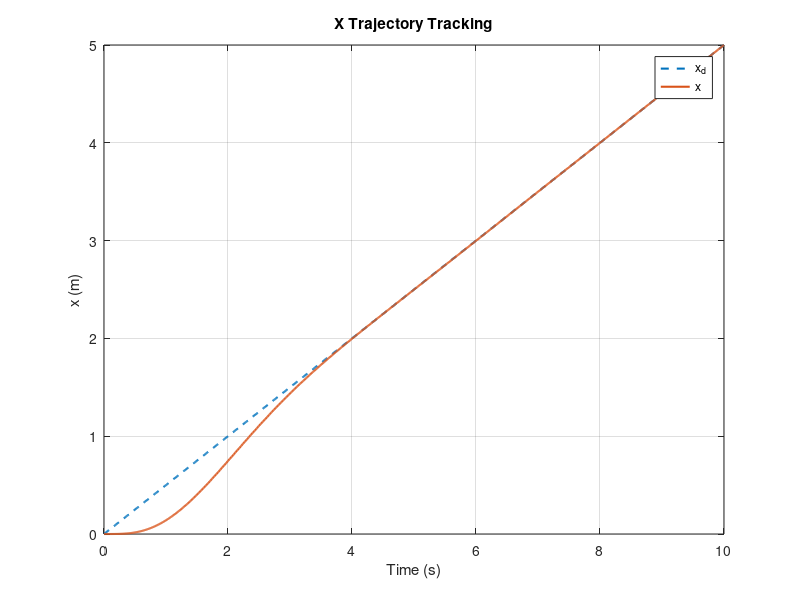
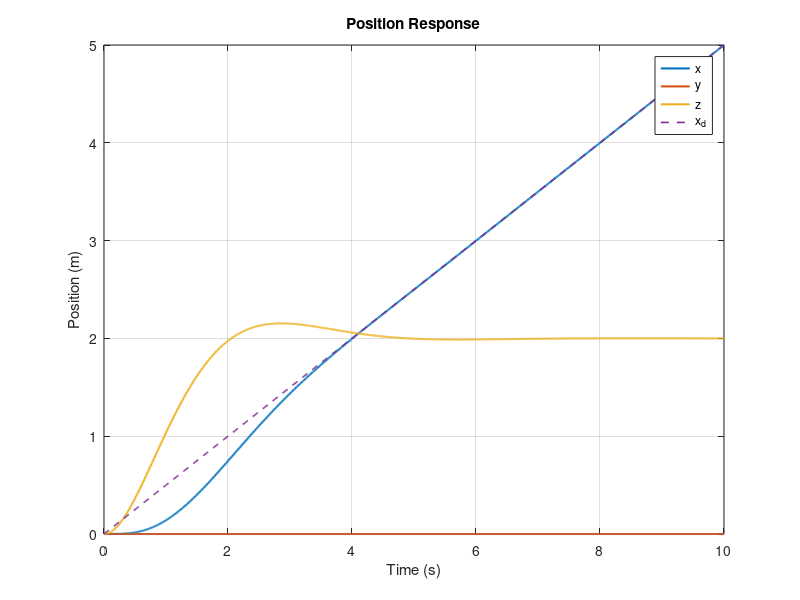
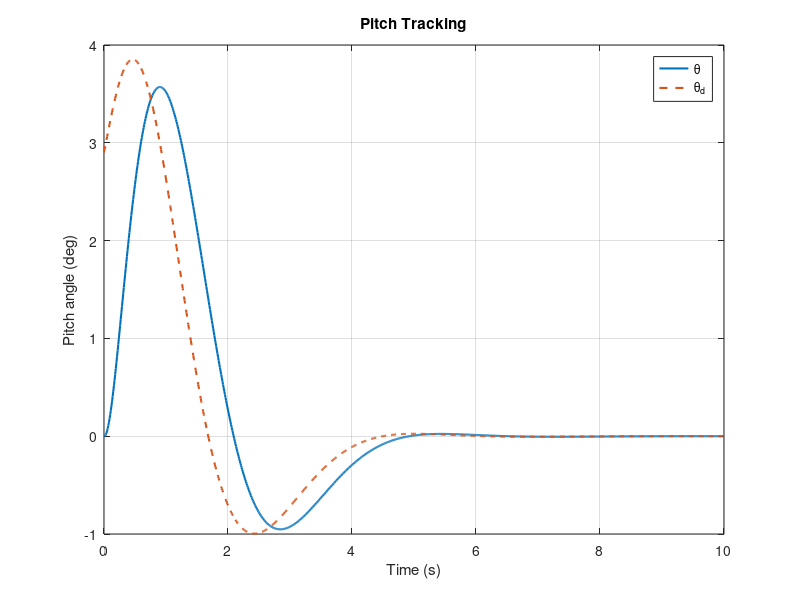
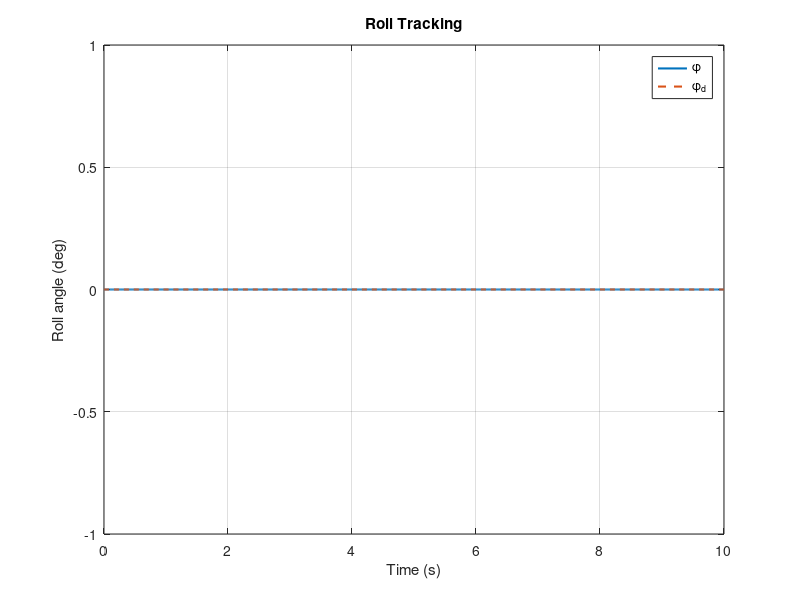

Recreate these plots in MATLAB, in order.
clc;
clear;
close all;

% Straight-line trajectory tracking with cascaded position/attitude control.

%% =========================
%  1. 基本参数
%  =========================

m = 0.65;              % 无人机质量 kg
g = 9.81;              % 重力加速度 m/s^2

Jx = 0.02;
Jy = 0.02;
Jz = 0.04;

J = diag([Jx Jy Jz]);  % 转动惯量矩阵


%% =========================
%  2. 仿真时间
%  =========================

dt = 0.01;
t_end = 10;

t = 0:dt:t_end;
N = length(t);


%% =========================
%  3. 期望轨迹
%  =========================

% x方向匀速运动
xd = 0.5 * t;

% y方向不动
yd = 0;

% 高度保持2 m
zd = 2;

% 期望速度
vxd = 0.5;
vyd = 0;
vzd = 0;


%% =========================
%  4. 位置外环增益
%  =========================

Kpx = 0.8;
Kdx = 1.4;

Kpy = 0.8;
Kdy = 1.4;

Kpz = 2.0;
Kdz = 1.8;


%% =========================
%  5. 姿态内环增益
%  =========================

Kp_phi = 0.4;
Kd_phi = 0.15;

Kp_theta = 0.4;
Kd_theta = 0.15;

Kp_psi = 0.3;
Kd_psi = 0.12;


%% =========================
%  6. 初始化状态
%  =========================

% 位置
x = zeros(size(t));
y = zeros(size(t));
z = zeros(size(t));

% 速度
vx = zeros(size(t));
vy = zeros(size(t));
vz = zeros(size(t));

% 欧拉角
phi   = zeros(size(t));
theta = zeros(size(t));
psi   = zeros(size(t));

% 机体系角速度
p = zeros(size(t));
q = zeros(size(t));
r = zeros(size(t));


%% =========================
%  7. 初始化控制变量
%  =========================

% 外环给出的 commanded acceleration
ax_c = zeros(size(t));
ay_c = zeros(size(t));
az_c = zeros(size(t));

% 期望姿态
phi_d   = zeros(size(t));
theta_d = zeros(size(t));
psi_d   = zeros(size(t));

% 总推力
T = zeros(size(t));

% 控制力矩
tau_x = zeros(size(t));
tau_y = zeros(size(t));
tau_z = zeros(size(t));


%% =========================
%  8. 姿态角限制
%  =========================

angle_max = deg2rad(20);


%% =========================
%  9. 主循环
%  =========================

for k = 1:N-1

    %% --------------------------------
    %  A. 位置误差
    %  ---------------------------------

    ex = xd(k) - x(k);
    ey = yd    - y(k);
    ez = zd    - z(k);


    %% --------------------------------
    %  B. 速度误差
    %  ---------------------------------

    evx = vxd - vx(k);
    evy = vyd - vy(k);
    evz = vzd - vz(k);


    %% --------------------------------
    %  C. 位置外环
    %
    %  位置误差 + 速度误差
    %  -> commanded acceleration
    %  ---------------------------------

    ax_c(k) = Kpx*ex + Kdx*evx;

    ay_c(k) = Kpy*ey + Kdy*evy;

    az_c(k) = Kpz*ez + Kdz*evz;


    %% --------------------------------
    %  D. commanded acceleration
    %     -> 期望推力矢量
    %  ---------------------------------

    A_c = sqrt( ax_c(k)^2 ...
              + ay_c(k)^2 ...
              + (g + az_c(k))^2 );


    %% --------------------------------
    %  E. 总推力
    %  ---------------------------------

    T(k) = m * A_c;


    %% --------------------------------
    %  F. 推力矢量 -> 期望姿态
    %
    %  当前仍然假设 psi_d = 0
    %  ---------------------------------

    theta_d(k) = atan2( ax_c(k), ...
                        g + az_c(k) );

    phi_d(k) = -asin( ay_c(k) / A_c );

    psi_d(k) = 0;


    %% --------------------------------
    %  G. 限制期望roll / pitch
    %  ---------------------------------

    theta_d(k) = max(min(theta_d(k), angle_max), ...
                     -angle_max);

    phi_d(k) = max(min(phi_d(k), angle_max), ...
                   -angle_max);


    %% --------------------------------
    %  H. 姿态误差
    %  ---------------------------------

    e_phi   = phi_d(k)   - phi(k);
    e_theta = theta_d(k) - theta(k);
    e_psi   = psi_d(k)   - psi(k);


    %% --------------------------------
    %  I. 姿态内环 PD
    %
    %  期望姿态 -> 控制力矩
    %  ---------------------------------

    tau_x(k) = Kp_phi * e_phi ...
             - Kd_phi * p(k);

    tau_y(k) = Kp_theta * e_theta ...
             - Kd_theta * q(k);

    tau_z(k) = Kp_psi * e_psi ...
             - Kd_psi * r(k);


    %% =================================
    %  下面开始进入 Week 6 的
    %  无人机动力学模型
    %  =================================


    %% --------------------------------
    %  J. 当前角速度
    %  ---------------------------------

    omega = [p(k);
             q(k);
             r(k)];


    %% --------------------------------
    %  K. 当前控制力矩
    %  ---------------------------------

    tau = [tau_x(k);
           tau_y(k);
           tau_z(k)];


    %% --------------------------------
    %  L. 刚体旋转动力学
    %
    %  J*omega_dot
    %  + omega × (J*omega)
    %  = tau
    %  ---------------------------------

    omega_dot = J \ ...
        (tau - cross(omega, J*omega));


    %% --------------------------------
    %  M. 更新角速度
    %  ---------------------------------

    p(k+1) = p(k) + omega_dot(1)*dt;
    q(k+1) = q(k) + omega_dot(2)*dt;
    r(k+1) = r(k) + omega_dot(3)*dt;


    %% --------------------------------
    %  N. Euler角运动学矩阵 E
    %  ---------------------------------

    phi_k   = phi(k);
    theta_k = theta(k);

    E = [1, ...
         sin(phi_k)*tan(theta_k), ...
         cos(phi_k)*tan(theta_k);

         0, ...
         cos(phi_k), ...
        -sin(phi_k);

         0, ...
         sin(phi_k)/cos(theta_k), ...
         cos(phi_k)/cos(theta_k)];


    %% --------------------------------
    %  O. Euler角速度
    %  ---------------------------------

    euler_dot = E * omega;


    %% --------------------------------
    %  P. 更新Euler角
    %  ---------------------------------

    phi(k+1) = phi(k) ...
             + euler_dot(1)*dt;

    theta(k+1) = theta(k) ...
               + euler_dot(2)*dt;

    psi(k+1) = psi(k) ...
             + euler_dot(3)*dt;


    %% --------------------------------
    %  Q. 构造旋转矩阵
    %
    %  R = Rz * Ry * Rx
    %
    %  Body -> Inertial
    %  ---------------------------------

    Rx = [1, 0, 0;
          0, cos(phi(k)), -sin(phi(k));
          0, sin(phi(k)),  cos(phi(k))];

    Ry = [ cos(theta(k)), 0, sin(theta(k));
           0,             1, 0;
          -sin(theta(k)), 0, cos(theta(k))];

    Rz = [cos(psi(k)), -sin(psi(k)), 0;
          sin(psi(k)),  cos(psi(k)), 0;
          0,            0,           1];

    R = Rz * Ry * Rx;


    %% --------------------------------
    %  R. 机体系推力
    %  ---------------------------------

    F_body = [0;
              0;
              T(k)];


    %% --------------------------------
    %  S. 转到惯性坐标系
    %  ---------------------------------

    F_inertial = R * F_body;


    %% --------------------------------
    %  T. 平移动力学
    %
    %  a = F/m + gravity
    %  ---------------------------------

    a = F_inertial / m ...
      + [0;
         0;
        -g];


    %% --------------------------------
    %  U. 更新速度
    %  ---------------------------------

    vx(k+1) = vx(k) + a(1)*dt;
    vy(k+1) = vy(k) + a(2)*dt;
    vz(k+1) = vz(k) + a(3)*dt;


    %% --------------------------------
    %  V. 更新位置
    %  ---------------------------------

    x(k+1) = x(k) + vx(k)*dt;
    y(k+1) = y(k) + vy(k)*dt;
    z(k+1) = z(k) + vz(k)*dt;

end


%% =========================
%  10. 补齐最后一个采样点
%  =========================

ax_c(end) = ax_c(end-1);
ay_c(end) = ay_c(end-1);
az_c(end) = az_c(end-1);

phi_d(end)   = phi_d(end-1);
theta_d(end) = theta_d(end-1);
psi_d(end)   = psi_d(end-1);

T(end) = T(end-1);

tau_x(end) = tau_x(end-1);
tau_y(end) = tau_y(end-1);
tau_z(end) = tau_z(end-1);


%% =========================
%  11. Figure 1
%  x轨迹跟踪
%  =========================

figure;

plot(t, xd, '--', 'LineWidth', 1.5);
hold on;

plot(t, x, 'LineWidth', 1.5);

xlabel('Time (s)');
ylabel('x (m)');

legend('x_d', 'x');

title('X Trajectory Tracking');

grid on;


%% =========================
%  12. Figure 2
%  三个位置
%  =========================

figure;

plot(t, x, 'LineWidth', 1.5);
hold on;

plot(t, y, 'LineWidth', 1.5);
plot(t, z, 'LineWidth', 1.5);

plot(t, xd, '--', 'LineWidth', 1.2);

xlabel('Time (s)');
ylabel('Position (m)');

legend('x', 'y', 'z', 'x_d');

title('Position Response');

grid on;


%% =========================
%  13. Figure 3
%  Pitch跟踪
%  =========================

figure;

plot(t, rad2deg(theta), ...
    'LineWidth', 1.5);

hold on;

plot(t, rad2deg(theta_d), '--', ...
    'LineWidth', 1.5);

xlabel('Time (s)');
ylabel('Pitch angle (deg)');

legend('\theta', '\theta_d');

title('Pitch Tracking');

grid on;


%% =========================
%  14. Figure 4
%  Roll跟踪
%  =========================

figure;

plot(t, rad2deg(phi), ...
    'LineWidth', 1.5);

hold on;

plot(t, rad2deg(phi_d), '--', ...
    'LineWidth', 1.5);

xlabel('Time (s)');
ylabel('Roll angle (deg)');

legend('\phi', '\phi_d');

title('Roll Tracking');

grid on;


%% =========================
%  15. Figure 5
%  三维飞行轨迹
%  =========================

figure;

plot3(x, y, z, ...
    'LineWidth', 1.8);

hold on;

plot3(xd, ...
      zeros(size(t)), ...
      2*ones(size(t)), ...
      '--', ...
      'LineWidth', 1.5);

xlabel('x (m)');
ylabel('y (m)');
zlabel('z (m)');

legend('Actual trajectory', ...
       'Desired trajectory');

title('3D Trajectory Tracking');

grid on;
axis equal;
view(3);


%% =========================
%  16. Figure 6
%  x方向速度跟踪
%  =========================

figure;

plot(t, vx, ...
    'LineWidth', 1.5);

hold on;

plot(t, ...
    vxd*ones(size(t)), ...
    '--', ...
    'LineWidth', 1.5);

xlabel('Time (s)');
ylabel('Velocity (m/s)');

legend('v_x', 'v_{x,d}');

title('X Velocity Tracking');

grid on;
